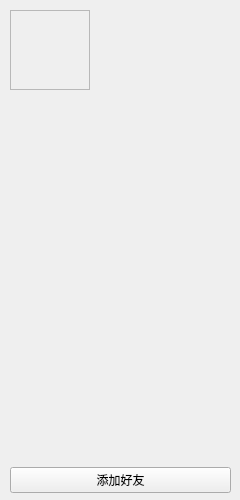
<?xml version="1.0" encoding="UTF-8"?>
<ui version="4.0">
 <class>ChatMainWindow</class>
 <widget class="QWidget" name="ChatMainWindow">
  <property name="geometry">
   <rect>
    <x>0</x>
    <y>0</y>
    <width>240</width>
    <height>500</height>
   </rect>
  </property>
  <property name="windowTitle">
   <string>Form</string>
  </property>
  <widget class="QWidget" name="layoutWidget">
   <property name="geometry">
    <rect>
     <x>10</x>
     <y>10</y>
     <width>221</width>
     <height>483</height>
    </rect>
   </property>
   <layout class="QVBoxLayout" name="verticalLayout">
    <item>
     <layout class="QHBoxLayout" name="horizontalLayout_2">
      <item>
       <widget class="QFrame" name="_avatar">
        <property name="minimumSize">
         <size>
          <width>80</width>
          <height>80</height>
         </size>
        </property>
        <property name="maximumSize">
         <size>
          <width>80</width>
          <height>80</height>
         </size>
        </property>
        <property name="frameShape">
         <enum>QFrame::StyledPanel</enum>
        </property>
        <property name="frameShadow">
         <enum>QFrame::Raised</enum>
        </property>
       </widget>
      </item>
      <item>
       <spacer name="horizontalSpacer">
        <property name="orientation">
         <enum>Qt::Horizontal</enum>
        </property>
        <property name="sizeHint" stdset="0">
         <size>
          <width>30</width>
          <height>0</height>
         </size>
        </property>
       </spacer>
      </item>
     </layout>
    </item>
    <item>
     <widget class="FriendList" name="_friendList" native="true">
      <property name="minimumSize">
       <size>
        <width>0</width>
        <height>362</height>
       </size>
      </property>
      <property name="currentIndex" stdset="0">
       <number>0</number>
      </property>
     </widget>
    </item>
    <item>
     <layout class="QHBoxLayout" name="horizontalLayout_3">
      <item>
       <widget class="QPushButton" name="_addfriend">
        <property name="text">
         <string>添加好友</string>
        </property>
       </widget>
      </item>
     </layout>
    </item>
   </layout>
  </widget>
 </widget>
 <customwidgets>
  <customwidget>
   <class>FriendList</class>
   <extends>QWidget</extends>
   <header>FriendList.h</header>
  </customwidget>
 </customwidgets>
 <resources/>
 <connections/>
</ui>
